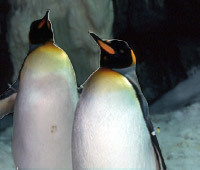
#> input picture 20_validation/validation_pic (11).jpg, 200 x 170 px
$ python -i sift.py   (imports and definitions only)
#> lines starting #> are read from the running program, lines starting #| are printed output that depends on the picture
### PythonSIFT/gaussian_filter.py
import numpy as np

def gaussian_filter(sigma):
	size = 2*np.ceil(3*sigma)+1
	x, y = np.mgrid[-size//2 + 1:size//2 + 1, -size//2 + 1:size//2 + 1]
	g = np.exp(-((x**2 + y**2)/(2.0*sigma**2))) / (2*np.pi*sigma**2)
	return g/g.sum()

### PythonSIFT/sift.py
from skimage.color import rgb2gray
from scipy.ndimage.filters import convolve

from .gaussian_filter import gaussian_filter
from .gaussian_pyramid import generate_gaussian_pyramid
from .DoG_pyramid import generate_DoG_pyramid
from .keypoints import get_keypoints
from .orientation import assign_orientation
from .descriptors import get_local_descriptors

class SIFT(object):
    def __init__(self, im=None, s=3, num_octave=4, s0=1.3, sigma=1.6, r_th=10, t_c=0.03, w=16):
        self.im = convolve(rgb2gray(im), gaussian_filter(s0)) if im is not None else None
        self.s = s
        self.sigma = sigma
        self.num_octave = num_octave
        self.t_c = t_c
        self.R_th = (r_th+1)**2 / r_th
        self.w = w

    def set_image(self, im):
        self.im = convolve(rgb2gray(im), gaussian_filter(1.3))

    def get_keypoints(self):
        gaussian_pyr = generate_gaussian_pyramid(self.im, self.num_octave, self.s, self.sigma)
        DoG_pyr = generate_DoG_pyramid(gaussian_pyr)
        kp_pyr = get_keypoints(DoG_pyr, self.R_th, self.t_c, self.w)
        return kp_pyr

    def get_features(self):
        gaussian_pyr = generate_gaussian_pyramid(self.im, self.num_octave, self.s, self.sigma)
        DoG_pyr = generate_DoG_pyramid(gaussian_pyr)
        kp_pyr = get_keypoints(DoG_pyr, self.R_th, self.t_c, self.w)
        feats = []

        for i, DoG_octave in enumerate(DoG_pyr):
            kp_pyr[i] = assign_orientation(kp_pyr[i], DoG_octave)
            feats.append(get_local_descriptors(kp_pyr[i], DoG_octave))

        self.kp_pyr = kp_pyr
        self.feats = feats

        return feats

>>> import cv2
>>> picture = cv2.cvtColor(cv2.imread('../20_validation/validation_pic (11).jpg'), cv2.COLOR_BGR2RGB)
>>> result = SIFT().set_image(picture)
#> in set_image, `self.im = convolve(rgb2gray(im), gaussian_filter(1.3))`:
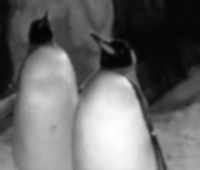
#> self.im: shape (170, 200) float64; min 0.0182, max 0.995, mean 0.417

$ run again, on 20_validation/validation_pic (120).jpg
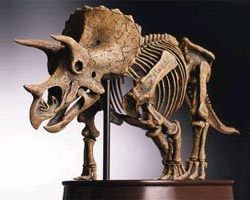
#> input picture 20_validation/validation_pic (120).jpg, 250 x 200 px
#> in set_image, `self.im = convolve(rgb2gray(im), gaussian_filter(1.3))`:
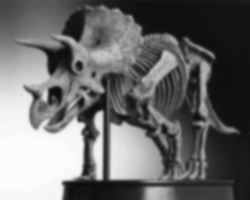
#> self.im: shape (200, 250) float64; min 0.0517, max 0.994, mean 0.422

$ run again, on 20_validation/validation_pic (146).jpg
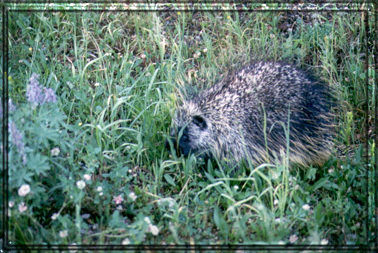
#> input picture 20_validation/validation_pic (146).jpg, 378 x 253 px
#> in set_image, `self.im = convolve(rgb2gray(im), gaussian_filter(1.3))`:
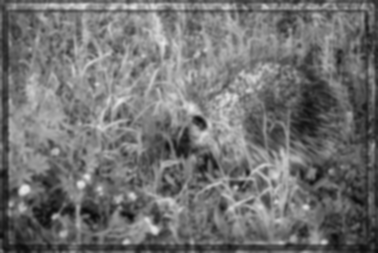
#> self.im: shape (253, 378) float64; min 0.0366, max 0.909, mean 0.446

$ run again, on 20_validation/validation_pic (149).jpg
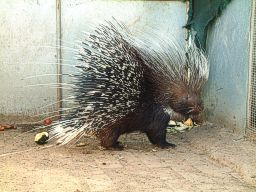
#> input picture 20_validation/validation_pic (149).jpg, 256 x 192 px
#> in set_image, `self.im = convolve(rgb2gray(im), gaussian_filter(1.3))`:
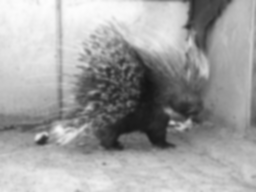
#> self.im: shape (192, 256) float64; min 0.08, max 0.995, mean 0.635
